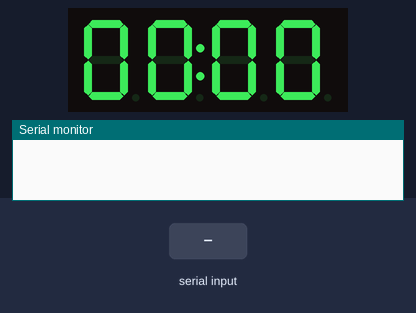
This sketch was run on a simulated ESP32. Shown: 4-digit seven-segment display, the last lines printed to the serial monitor. The test bench sets the inputs (shaded band).

Above: at 1.2 s.
1.3 s: "90,45\n" received over Serial
At 1.9 s:
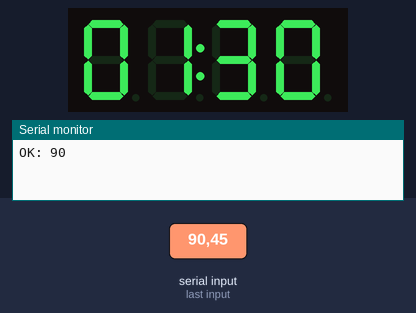
2.8 s: "30,150\n" received over Serial
At 4.2 s:
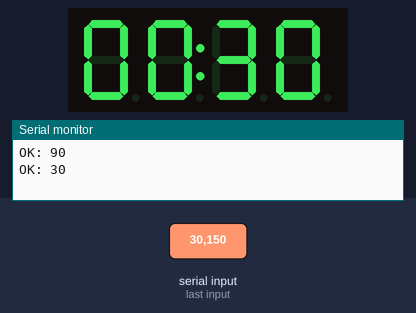
Timing chart, 0 to 5.8 s (numbered marks = the images above; inputs shaded):
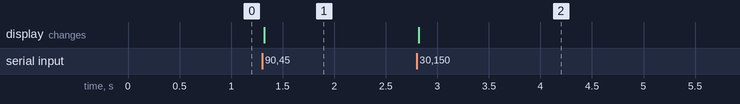

The sketch:

esp32_countdown.ino
```cpp
#include <TM1637Display.h>

// Define the connections pins for TM1637
#define CLK_PIN 22  // CLK pin of TM1637 connected to GPIO22
#define DIO_PIN 21  // DIO pin of TM1637 connected to GPIO21

// Create a TM1637Display object
TM1637Display display(CLK_PIN, DIO_PIN);

// Variables to store time values
int currentTime = 0;
String inputString = "";
boolean stringComplete = false;

void setup() {
  // Initialize serial communication
  Serial.begin(115200);

  // Initialize the display
  display.setBrightness(5); // Set brightness (0-7)
  display.clear();

  // Show initial display
  display.showNumberDecEx(0, 0x40, true); // Show 00:00 with colon
}

void loop() {
  // Check for incoming serial data
  while (Serial.available()) {
    char inChar = (char)Serial.read();
    if (inChar == '\n') {
      stringComplete = true;
    } else {
      inputString += inChar;
    }
  }

  // Process complete message
  if (stringComplete) {
    // Convert string to integer, handle potential errors
    int newTime = inputString.toInt();

    // Only update if we received a valid time value
    if (newTime >= 0) {
      currentTime = newTime;

      // Display the time
      int minutes = currentTime / 60;
      int seconds = currentTime % 60;
      int displayValue = minutes * 100 + seconds;

      // Update display with colon
      display.showNumberDecEx(displayValue, 0x40, true);

      // Send acknowledgment with the time value received
      Serial.print("OK: ");
      Serial.println(currentTime);
    } else {
      // Send error for invalid input
      Serial.println("ERROR: Invalid time value");
    }

    // Clear for next message
    inputString = "";
    stringComplete = false;
  }
}
```

Measured:
- after the input at 1.3 s, the display: changes at once (image 1)
- after the input at 2.8 s, the display: changes at once (image 2)
